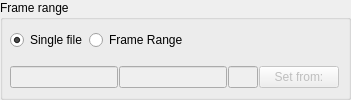
       <widget class="QGroupBox" name="frameRangeSettings_gb">
        <property name="title">
         <string>Frame range</string>
        </property>
        <layout class="QVBoxLayout" name="verticalLayout_2">
         <property name="spacing">
          <number>2</number>
         </property>
         <property name="leftMargin">
          <number>5</number>
         </property>
         <property name="topMargin">
          <number>2</number>
         </property>
         <property name="rightMargin">
          <number>2</number>
         </property>
         <property name="bottomMargin">
          <number>2</number>
         </property>
         <item>
          <widget class="QWidget" name="widget_3" native="true">
           <layout class="QHBoxLayout" name="horizontalLayout_15">
            <property name="spacing">
             <number>2</number>
            </property>
            <property name="margin">
             <number>2</number>
            </property>
            <item>
             <widget class="QRadioButton" name="singleFrame_rb">
              <property name="toolTip">
               <string>Export single frame</string>
              </property>
              <property name="text">
               <string>Single file</string>
              </property>
              <property name="checked">
               <bool>true</bool>
              </property>
             </widget>
            </item>
            <item>
             <widget class="QRadioButton" name="rangeFrame_rb">
              <property name="toolTip">
               <string>Export frame range</string>
              </property>
              <property name="text">
               <string>Frame Range</string>
              </property>
             </widget>
            </item>
            <item>
             <spacer name="horizontalSpacer">
              <property name="orientation">
               <enum>Qt::Horizontal</enum>
              </property>
              <property name="sizeHint" stdset="0">
               <size>
                <width>40</width>
                <height>20</height>
               </size>
              </property>
             </spacer>
            </item>
           </layout>
          </widget>
         </item>
         <item>
          <widget class="QWidget" name="range_wd" native="true">
           <property name="enabled">
            <bool>false</bool>
           </property>
           <layout class="QVBoxLayout" name="verticalLayout_21">
            <property name="spacing">
             <number>2</number>
            </property>
            <property name="margin">
             <number>2</number>
            </property>
            <item>
             <layout class="QHBoxLayout" name="horizontalLayout">
              <property name="spacing">
               <number>1</number>
              </property>
              <property name="leftMargin">
               <number>0</number>
              </property>
              <property name="rightMargin">
               <number>5</number>
              </property>
              <item>
               <widget class="QLineEdit" name="startFrame_le">
                <property name="maximumSize">
                 <size>
                  <width>11111111</width>
                  <height>16777215</height>
                 </size>
                </property>
                <property name="toolTip">
                 <string>&lt;!DOCTYPE HTML PUBLIC &quot;-//W3C//DTD HTML 4.0//EN&quot; &quot;http://www.w3.org/TR/REC-html40/strict.dtd&quot;&gt;
&lt;html&gt;&lt;head&gt;&lt;meta name=&quot;qrichtext&quot; content=&quot;1&quot; /&gt;&lt;style type=&quot;text/css&quot;&gt;
p, li { white-space: pre-wrap; }
&lt;/style&gt;&lt;/head&gt;&lt;body style=&quot; font-family:'MS Shell Dlg 2'; font-size:8.25pt; font-weight:400; font-style:normal;&quot;&gt;
&lt;p style=&quot; margin-top:0px; margin-bottom:0px; margin-left:0px; margin-right:0px; -qt-block-indent:0; text-indent:0px;&quot;&gt;&lt;span style=&quot; font-size:8pt;&quot;&gt;Start frame&lt;/span&gt;&lt;/p&gt;&lt;/body&gt;&lt;/html&gt;</string>
                </property>
                <property name="inputMethodHints">
                 <set>Qt::ImhDigitsOnly</set>
                </property>
                <property name="text">
                 <string/>
                </property>
               </widget>
              </item>
              <item>
               <widget class="QLineEdit" name="endFrame_le">
                <property name="maximumSize">
                 <size>
                  <width>1111111</width>
                  <height>16777215</height>
                 </size>
                </property>
                <property name="toolTip">
                 <string>&lt;!DOCTYPE HTML PUBLIC &quot;-//W3C//DTD HTML 4.0//EN&quot; &quot;http://www.w3.org/TR/REC-html40/strict.dtd&quot;&gt;
&lt;html&gt;&lt;head&gt;&lt;meta name=&quot;qrichtext&quot; content=&quot;1&quot; /&gt;&lt;style type=&quot;text/css&quot;&gt;
p, li { white-space: pre-wrap; }
&lt;/style&gt;&lt;/head&gt;&lt;body style=&quot; font-family:'MS Shell Dlg 2'; font-size:8.25pt; font-weight:400; font-style:normal;&quot;&gt;
&lt;p style=&quot; margin-top:0px; margin-bottom:0px; margin-left:0px; margin-right:0px; -qt-block-indent:0; text-indent:0px;&quot;&gt;&lt;span style=&quot; font-size:8pt;&quot;&gt;End Frame&lt;/span&gt;&lt;/p&gt;&lt;/body&gt;&lt;/html&gt;</string>
                </property>
                <property name="inputMethodHints">
                 <set>Qt::ImhDigitsOnly</set>
                </property>
                <property name="text">
                 <string/>
                </property>
               </widget>
              </item>
              <item>
               <widget class="QLineEdit" name="stepFrame_le">
                <property name="maximumSize">
                 <size>
                  <width>30</width>
                  <height>16777215</height>
                 </size>
                </property>
                <property name="toolTip">
                 <string>&lt;!DOCTYPE HTML PUBLIC &quot;-//W3C//DTD HTML 4.0//EN&quot; &quot;http://www.w3.org/TR/REC-html40/strict.dtd&quot;&gt;
&lt;html&gt;&lt;head&gt;&lt;meta name=&quot;qrichtext&quot; content=&quot;1&quot; /&gt;&lt;style type=&quot;text/css&quot;&gt;
p, li { white-space: pre-wrap; }
&lt;/style&gt;&lt;/head&gt;&lt;body style=&quot; font-family:'MS Shell Dlg 2'; font-size:8.25pt; font-weight:400; font-style:normal;&quot;&gt;
&lt;p style=&quot; margin-top:0px; margin-bottom:0px; margin-left:0px; margin-right:0px; -qt-block-indent:0; text-indent:0px;&quot;&gt;&lt;span style=&quot; font-size:8pt;&quot;&gt;Step&lt;/span&gt;&lt;/p&gt;&lt;/body&gt;&lt;/html&gt;</string>
                </property>
                <property name="inputMethodHints">
                 <set>Qt::ImhDigitsOnly</set>
                </property>
                <property name="text">
                 <string/>
                </property>
               </widget>
              </item>
              <item>
               <widget class="QPushButton" name="setrange_btn">
                <property name="minimumSize">
                 <size>
                  <width>60</width>
                  <height>0</height>
                 </size>
                </property>
                <property name="maximumSize">
                 <size>
                  <width>200</width>
                  <height>16777215</height>
                 </size>
                </property>
                <property name="toolTip">
                 <string>&lt;html&gt;&lt;head/&gt;&lt;body&gt;&lt;p&gt;Presets&lt;/p&gt;&lt;/body&gt;&lt;/html&gt;</string>
                </property>
                <property name="text">
                 <string>Set from:</string>
                </property>
               </widget>
              </item>
             </layout>
            </item>
           </layout>
          </widget>
         </item>
        </layout>
       </widget>
